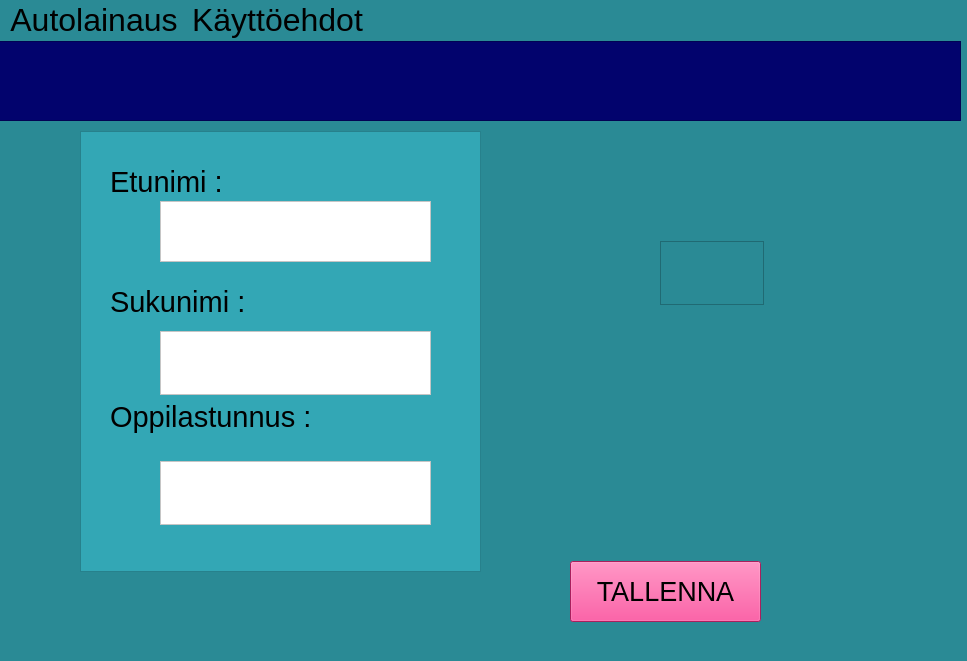
<?xml version="1.0" encoding="UTF-8"?>
<ui version="4.0">
 <class>MainWindow</class>
 <widget class="QMainWindow" name="MainWindow">
  <property name="enabled">
   <bool>true</bool>
  </property>
  <property name="geometry">
   <rect>
    <x>0</x>
    <y>0</y>
    <width>967</width>
    <height>661</height>
   </rect>
  </property>
  <property name="font">
   <font>
    <pointsize>26</pointsize>
   </font>
  </property>
  <property name="windowTitle">
   <string>MainWindow</string>
  </property>
  <property name="styleSheet">
   <string notr="true">background-color: rgb(42, 138, 149);



</string>
  </property>
  <widget class="QWidget" name="centralwidget">
   <widget class="QPushButton" name="pushButton">
    <property name="geometry">
     <rect>
      <x>570</x>
      <y>520</y>
      <width>191</width>
      <height>61</height>
     </rect>
    </property>
    <property name="font">
     <font>
      <pointsize>20</pointsize>
     </font>
    </property>
    <property name="styleSheet">
     <string notr="true">background-color: rgb(238, 44, 130);
alternate-background-color: rgb(238, 44, 130);</string>
    </property>
    <property name="text">
     <string>TALLENNA</string>
    </property>
   </widget>
   <widget class="QFrame" name="frame">
    <property name="geometry">
     <rect>
      <x>80</x>
      <y>90</y>
      <width>401</width>
      <height>441</height>
     </rect>
    </property>
    <property name="styleSheet">
     <string notr="true">background-color: rgb(51, 167, 181);</string>
    </property>
    <property name="frameShape">
     <enum>QFrame::Shape::StyledPanel</enum>
    </property>
    <property name="frameShadow">
     <enum>QFrame::Shadow::Raised</enum>
    </property>
    <widget class="QLabel" name="firstNamelabel">
     <property name="geometry">
      <rect>
       <x>30</x>
       <y>30</y>
       <width>121</width>
       <height>41</height>
      </rect>
     </property>
     <property name="font">
      <font>
       <pointsize>22</pointsize>
      </font>
     </property>
     <property name="text">
      <string>Etunimi :</string>
     </property>
    </widget>
    <widget class="QLabel" name="lastNamelabel">
     <property name="geometry">
      <rect>
       <x>30</x>
       <y>150</y>
       <width>151</width>
       <height>41</height>
      </rect>
     </property>
     <property name="font">
      <font>
       <pointsize>22</pointsize>
      </font>
     </property>
     <property name="text">
      <string>Sukunimi :</string>
     </property>
    </widget>
    <widget class="QLabel" name="label_3">
     <property name="geometry">
      <rect>
       <x>30</x>
       <y>260</y>
       <width>211</width>
       <height>51</height>
      </rect>
     </property>
     <property name="font">
      <font>
       <pointsize>22</pointsize>
      </font>
     </property>
     <property name="text">
      <string>Oppilastunnus :</string>
     </property>
    </widget>
    <widget class="QPlainTextEdit" name="plainTextEdit_2">
     <property name="geometry">
      <rect>
       <x>80</x>
       <y>330</y>
       <width>271</width>
       <height>64</height>
      </rect>
     </property>
     <property name="font">
      <font>
       <pointsize>22</pointsize>
      </font>
     </property>
     <property name="toolTip">
      <string>&lt;html&gt;&lt;head/&gt;&lt;body&gt;&lt;p&gt;&lt;br/&gt;&lt;/p&gt;&lt;/body&gt;&lt;/html&gt;</string>
     </property>
     <property name="styleSheet">
      <string notr="true">background-color: rgb(255, 255, 255);
alternate-background-color: rgb(255, 255, 255);
color: rgb(0, 0, 0);</string>
     </property>
    </widget>
    <widget class="QPlainTextEdit" name="plainTextEdit">
     <property name="geometry">
      <rect>
       <x>80</x>
       <y>70</y>
       <width>271</width>
       <height>61</height>
      </rect>
     </property>
     <property name="font">
      <font>
       <family>Segoe UI</family>
       <pointsize>9</pointsize>
       <italic>false</italic>
       <bold>false</bold>
      </font>
     </property>
     <property name="styleSheet">
      <string notr="true">background-color: rgb(255, 255, 255);
color: rgb(0, 0, 0);
font: 9pt &quot;Segoe UI&quot;;
alternate-background-color: rgb(255, 255, 255);</string>
     </property>
    </widget>
    <widget class="QTextEdit" name="textEdit">
     <property name="geometry">
      <rect>
       <x>80</x>
       <y>200</y>
       <width>271</width>
       <height>64</height>
      </rect>
     </property>
     <property name="font">
      <font>
       <pointsize>22</pointsize>
      </font>
     </property>
     <property name="styleSheet">
      <string notr="true">color: rgb(2, 2, 2);
alternate-background-color: rgb(255, 255, 255);
background-color: rgb(255, 255, 255);</string>
     </property>
    </widget>
   </widget>
   <widget class="QFrame" name="frame_2">
    <property name="geometry">
     <rect>
      <x>-10</x>
      <y>0</y>
      <width>971</width>
      <height>80</height>
     </rect>
    </property>
    <property name="styleSheet">
     <string notr="true">background-color: rgb(2, 3, 109);</string>
    </property>
    <property name="frameShape">
     <enum>QFrame::Shape::StyledPanel</enum>
    </property>
    <property name="frameShadow">
     <enum>QFrame::Shadow::Raised</enum>
    </property>
   </widget>
   <widget class="QTextEdit" name="textEdit_2">
    <property name="geometry">
     <rect>
      <x>660</x>
      <y>200</y>
      <width>104</width>
      <height>64</height>
     </rect>
    </property>
   </widget>
  </widget>
  <widget class="QMenuBar" name="menubar">
   <property name="geometry">
    <rect>
     <x>0</x>
     <y>0</y>
     <width>967</width>
     <height>33</height>
    </rect>
   </property>
   <property name="font">
    <font>
     <family>Segoe UI</family>
     <pointsize>24</pointsize>
     <italic>false</italic>
     <bold>false</bold>
    </font>
   </property>
   <property name="styleSheet">
    <string notr="true">font: 24pt &quot;Segoe UI&quot;;
</string>
   </property>
   <widget class="QMenu" name="menuAutolainaus">
    <property name="font">
     <font>
      <family>Segoe UI</family>
      <pointsize>24</pointsize>
      <italic>false</italic>
      <bold>false</bold>
     </font>
    </property>
    <property name="styleSheet">
     <string notr="true">border-top-color: rgb(12, 12, 129);</string>
    </property>
    <property name="title">
     <string>Autolainaus</string>
    </property>
    <addaction name="separator"/>
    <addaction name="actionRekister_ityminen"/>
    <addaction name="actionLainaus"/>
    <addaction name="actionK_ytt_ehdot"/>
   </widget>
   <widget class="QMenu" name="menuK_ytt_ehdot">
    <property name="font">
     <font>
      <family>Segoe UI</family>
      <pointsize>24</pointsize>
      <italic>false</italic>
      <bold>false</bold>
     </font>
    </property>
    <property name="styleSheet">
     <string notr="true">background-color: rgb(51, 167, 181);</string>
    </property>
    <property name="title">
     <string>Käyttöehdot</string>
    </property>
   </widget>
   <addaction name="menuAutolainaus"/>
   <addaction name="menuK_ytt_ehdot"/>
  </widget>
  <widget class="QStatusBar" name="statusbar"/>
  <action name="actionRekister_ityminen">
   <property name="text">
    <string>Rekisteröityminen</string>
   </property>
  </action>
  <action name="actionLainaus">
   <property name="text">
    <string>Lainaus</string>
   </property>
  </action>
  <action name="actionK_ytt_ehdot">
   <property name="text">
    <string>Käyttöehdot</string>
   </property>
  </action>
 </widget>
 <tabstops>
  <tabstop>plainTextEdit</tabstop>
  <tabstop>textEdit</tabstop>
  <tabstop>plainTextEdit_2</tabstop>
  <tabstop>pushButton</tabstop>
 </tabstops>
 <resources>
  <include location="testpictures.qrc"/>
 </resources>
 <connections/>
</ui>
